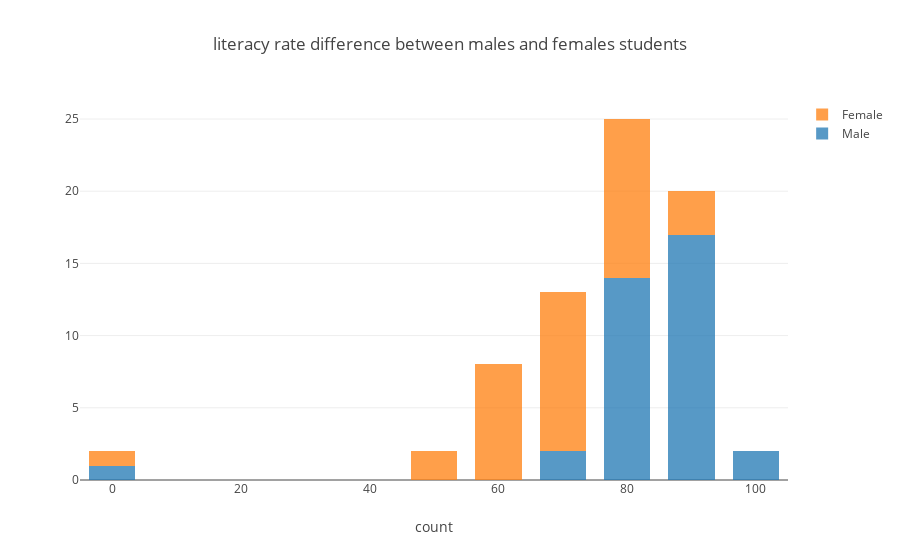

Notebook cell for this chart:
### Code cell
x0 = df2['Male_Literacy'].values
x1 = df2['Female_Literacy'].values

trace1 = go.Histogram(
    x=x0,
    name='Male',
    opacity=0.75
)
trace2 = go.Histogram(
    x=x1,
    name='Female',
    opacity=0.75
)
data = [trace1, trace2]
layout = go.Layout(title='literacy rate difference between males and females students',
    xaxis=dict(
	        title='count'
    ),
    bargap=0.2,
    bargroupgap=0.1,
    barmode='stack')
fig = go.Figure(data=data, layout=layout)
def configure_plotly_browser_state():
  import IPython
  display(IPython.core.display.HTML('''
        <script src="/static/components/requirejs/require.js"></script>
        <script>
          requirejs.config({
            paths: {
              base: '/static/base',
              plotly: 'https://cdn.plot.ly/plotly-latest.min.js?noext',
            },
          });
        </script>
        '''))
configure_plotly_browser_state()
iplot(fig)

### Figure 1 — Plotly figure (JSON) as saved in the notebook; plotly's stock layout.template omitted (floating-point values rounded to 4 significant figures)
{"data": [{"opacity": 0.75, "x": [78.26, 90.83, 81.48, 90.54, 88.33, 85.38, 91.03, 80.51, 79.24, 73.39, 87.29, 73.69, 83.29, 86.49, 93.72, 92.18, 77.17, 78.81, 82.67, 78.45, 82.4, 81.45, 80.53, 87.23, 91.48, 86.46, 89.82, 75.56, 82.85, 92.81, 96.11, 96.02, 86.81, 92.12, 90.11, 0], "type": "histogram", "name": "Male", "uid": "f5eef13d-ae92-48bf-bd80-b8395908626a"}, {"opacity": 0.75, "x": [58.01, 76.6, 71.34, 81.38, 70.7, 66.77, 80.93, 52.66, 59.26, 53.33, 76.43, 59.57, 76.69, 73.17, 89.4, 83.15, 73.78, 67.27, 71.16, 56.21, 64.36, 60.59, 60.02, 70.73, 79.59, 65.93, 75.48, 59.74, 68.13, 81.84, 88.25, 91.98, 73.86, 81.22, 81.84, 0], "type": "histogram", "name": "Female", "uid": "fad393b5-d7e4-4b9f-b40a-ae940cae9608"}], "layout": {"barmode": "stack", "bargap": 0.2, "bargroupgap": 0.1, "xaxis": {"title": {"text": "count"}}, "title": {"text": "literacy rate difference between males and females students"}}}
